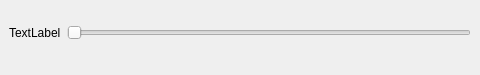
<?xml version="1.0" encoding="UTF-8"?>
<ui version="4.0">
 <class>toolDockWidget</class>
 <widget class="QDockWidget" name="toolDockWidget">
  <property name="geometry">
   <rect>
    <x>0</x>
    <y>0</y>
    <width>480</width>
    <height>75</height>
   </rect>
  </property>
  <property name="minimumSize">
   <size>
    <width>330</width>
    <height>75</height>
   </size>
  </property>
  <property name="maximumSize">
   <size>
    <width>480</width>
    <height>75</height>
   </size>
  </property>
  <property name="windowTitle">
   <string>DockWidget</string>
  </property>
  <widget class="QWidget" name="dockWidgetContents">
   <property name="maximumSize">
    <size>
     <width>480</width>
     <height>56</height>
    </size>
   </property>
   <layout class="QVBoxLayout" name="verticalLayout">
    <item>
     <layout class="QGridLayout" name="gridLayout">
      <item row="0" column="1">
       <widget class="QSlider" name="horizontalSlider">
        <property name="orientation">
         <enum>Qt::Horizontal</enum>
        </property>
       </widget>
      </item>
      <item row="0" column="0">
       <widget class="QLabel" name="label">
        <property name="minimumSize">
         <size>
          <width>0</width>
          <height>30</height>
         </size>
        </property>
        <property name="text">
         <string>TextLabel</string>
        </property>
       </widget>
      </item>
     </layout>
    </item>
    <item>
     <spacer name="verticalSpacer">
      <property name="orientation">
       <enum>Qt::Vertical</enum>
      </property>
      <property name="sizeHint" stdset="0">
       <size>
        <width>20</width>
        <height>40</height>
       </size>
      </property>
     </spacer>
    </item>
   </layout>
  </widget>
 </widget>
 <resources/>
 <connections/>
</ui>
